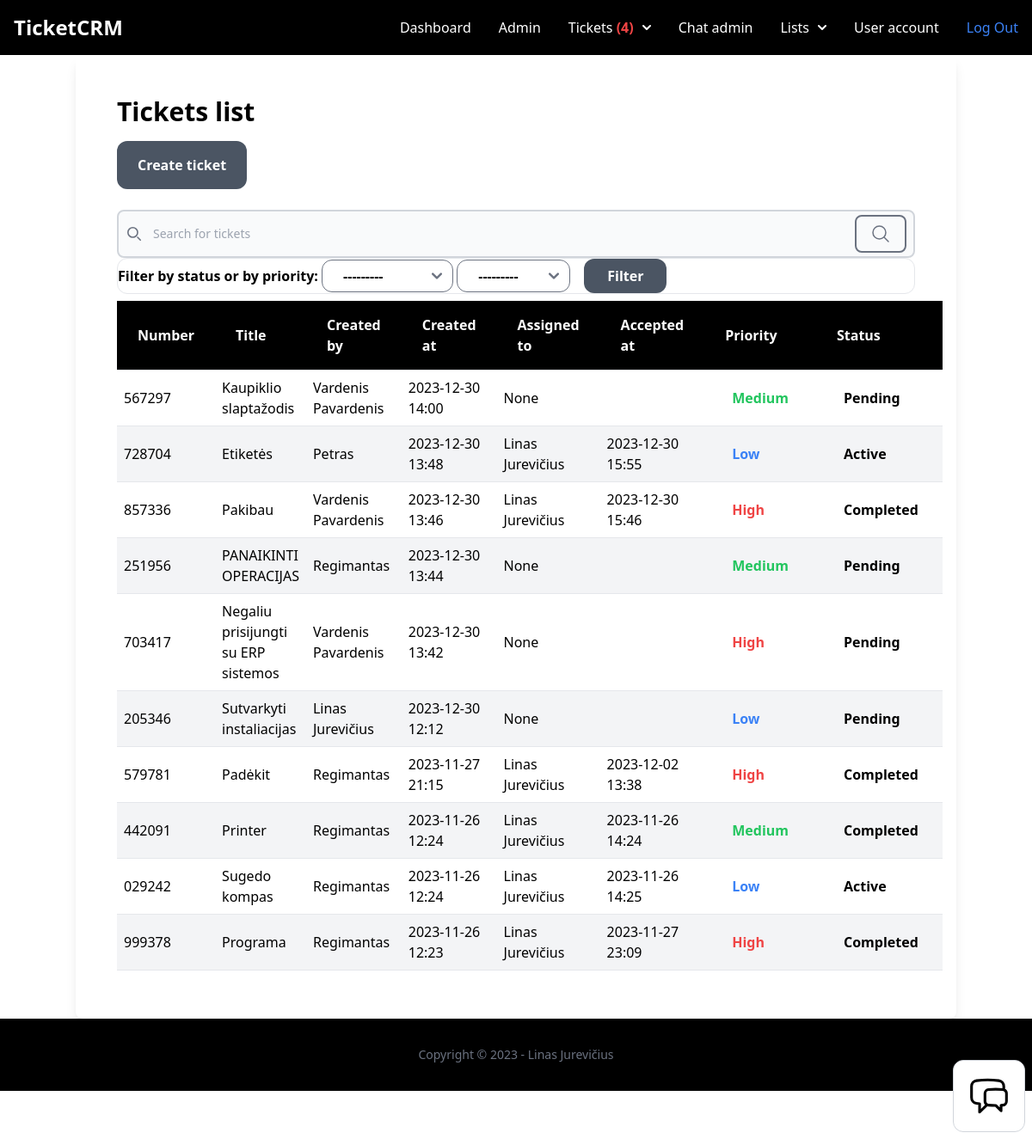
The page /dashboard/tickets/ (signed in) on the database its author committed.
### ticket/models.py (models this page shows, shortened)
class Ticket(models.Model):
    ACTIVE = 'active'
    COMPLETED = 'completed'
    PENDING = 'pending'
    CHOICES_STATUS = (
        (ACTIVE, 'Active'),
        (COMPLETED, 'Completed'),
        (PENDING, 'Pending'),
    )
    LOW = 'low'
    MEDIUM = 'medium'
    HIGH = 'high'
    CHOICES_PRIORITY = (
        (LOW, 'Low'),
        (MEDIUM, 'Medium'),
        (HIGH, 'High'),
    )
    ticket_number = models.CharField(max_length=15, unique=True)
    title = models.CharField(max_length=100)
    description = models.TextField(blank=True, null=True)
    created_by = models.ForeignKey(User, related_name='tickets', on_delete=models.CASCADE)
    created_at = models.DateTimeField(auto_now_add=True)
    modified_at = models.DateTimeField(auto_now=True)
    assign_to = models.ForeignKey(User, on_delete=models.DO_NOTHING, null=True, blank=True)
    is_resolved = models.BooleanField(default=False)
    accepted_at = models.DateTimeField(null=True, blank=True)
    closed_at = models.DateTimeField(null=True, blank=True)
    status = models.CharField(max_length=15, choices=CHOICES_STATUS, default=PENDING)
    priority = models.CharField(max_length=15, choices=CHOICES_PRIORITY, default=MEDIUM)
    solution = models.TextField(blank=True, null=True)
    class Meta:
        ordering = ['-created_at', 'priority', 'ticket_number']

### user/models.py (models this page shows)
class User(AbstractUser):
    phone = models.TextField(blank=True, null=True)
    is_customer = models.BooleanField(default=True)
    is_manager = models.BooleanField(default=False)

### ticket/views.py (the view)
# urls.py: path('', views.ticket_list, name='list'),
@login_required
def ticket_list(request):
    if request.user.is_manager:
        tickets = Ticket.objects.all()
        ticketFilter = TicketFilter(request.GET, queryset=Ticket.objects.all())
    else:
        tickets = Ticket.objects.filter(created_by=request.user)
        ticketFilter = TicketFilter(request.GET, queryset=Ticket.objects.filter(created_by=request.user))
    return render(request, 'ticket/tickets_list.html', {
        'tickets': tickets,
        'filter': ticketFilter,
    })

### chat/context_processors.py (called while the page is built)
def chat_waiting(request):
    waiting_chat = Room.objects.filter(status='waiting')
    return {'waiting_chat': waiting_chat}

### team/context_processors.py (called while the page is built)
def active_team(request):
    if request.user.is_authenticated:
        if request.user.userprofile.active_team:
            active_team = request.user.userprofile.active_team
        else:
            active_team = Team.objects.filter(created_by=request.user)[0]
    else:
        active_team = None
    return {'active_team': active_team}

### ticket/context_processors.py (called while the page is built)
def pending_tickets(request):
    pending_tickets = 0
    if request.user.is_authenticated:
        if request.user.is_manager:
            pending_tickets = Ticket.objects.filter(status='pending')
        else:
            pending_tickets = pending_tickets
    else:
        pending_tickets = pending_tickets
    return {'pending_tickets': pending_tickets}

def workspace_tickets(request):
    if request.user.is_authenticated:
        workspace_tickets = Ticket.objects.filter(assign_to=request.user, is_resolved=False)
    else:
        workspace_tickets = 0
    return {'workspace_tickets': workspace_tickets}

### ticket/templates/ticket/tickets_list.html (shortened to what this page needs)
{% extends 'app/base.html'  %}
{% block content %}
<div class="container mx-auto shadow-lg rounded-lg py-6 px-6">
    <div class="py-6 px-6">
        <h1 class="mb-4 font-semibold text-3xl">Tickets list</h1>
        <a href="{% url 'tickets:add' %}" class="inline-block py-4 px-6 text-center bg-gray-600 rounded-xl font-semibold text-white">Create ticket</a>
        <br>
        <br>
        <form action="{% url 'tickets:search-results' %}" method="get">
            <div class="relative">
                <div class="absolute inset-y-0 start-0 flex items-center ps-3 pointer-events-none">
                </div>
                <input type="search" name="q" id="default-search" class="block w-full p-4 ps-10 text-sm text-gray-900 border-2 border-gray-300 rounded-lg bg-gray-50 focus:ring-blue-500 focus:border-blue-500 dark:bg-gray-700 dark:border-gray-600 dark:placeholder-gray-400 dark:text-white dark:focus:ring-blue-500 dark:focus:border-blue-500" placeholder="Search for tickets" required>
                <button type="submit" class="text-gray-500 border-2 border-gray-500 absolute end-2.5 bottom-1.5 font-medium rounded-lg text-sm px-4 py-2">
                    <svg xmlns="http://www.w3.org/2000/svg" fill="none" viewBox="0 0 24 24" stroke-width="1.5" stroke="currentColor" class="w-6 h-6">
                        <path stroke-linecap="round" stroke-linejoin="round" d="M21 21l-5.197-5.197m0 0A7.5 7.5 0 105.196 5.196a7.5 7.5 0 0010.607 10.607z" />
                    </svg>
                </button>
            </div>
        </form>
        <form method="GET" class="w-34 rounded-xl border font-semibold">
            {{ filter.form }}
            <button type="submit" class="ms-3 inline-block text-center w-24 py-2 px-4 bg-gray-600 rounded-xl font-semibold text-white">Filter</button>
        </form>
        {% if tickets %}
        <div class="flex flex-col">
            <div class="overflow-x-auto sm:-mx-6 lg:-mx-8">
                <div class="inline-block min-w-full py-2 sm:px-6 lg:px-8">
                    <div class="overflow-hidden">
                        <table class="table-auto text-left w-full sortable">
                            <thead class="border-b bg-black font-semibold text-white dark:border-neutral-500">
                                <tr>
                                    <th scope="col" class="px-6 py-4">Number</th>
                                    <th scope="col" class="px-6 py-4">Title</th>
                                    {% if request.user.is_manager %}
                                    <th scope="col" class="px-6 py-4">Created by</th>
                                    {% endif %}
                                    <th scope="col" class="px-6 py-4">Created at</th>
                                    <th scope="col" class="px-6 py-4">Assigned to</th>
                                    <th scope="col" class="px-6 py-4">Accepted at</th>
                                    <th scope="col" class="px-6 py-4">Priority</th>
                                    <th scope="col" class="px-6 py-4">Status</th>
                                </tr>
                            </thead>
                            <tbody>
                                {% for ticket in filter.qs %}
                                <tr class="border-b dark:border-neutral-500 {% cycle 'bg-white' 'bg-gray-100' %}">
                                    <td class="py-2 px-2">{{ ticket.ticket_number }}</td>
                                    <td class="py-2 px-2">{{ ticket.title }}</td>
                                    {% if request.user.is_manager %}
                                    <td class="py-2 px-2">
                                        {% if ticket.created_by.first_name %}
                                        {% if ticket.created_by.last_name %}
                                        {{ ticket.created_by.first_name }} {{ ticket.created_by.last_name }}
                                        {% else %}
                                        {{ ticket.created_by }}
                                        {% endif %}
                                        {% else %}
                                        {{ ticket.created_by }}
                                        {% endif %}
                                    </td>
                                    {% endif %}
                                    <td class="py-2 px-2">{{ ticket.created_at|date:"Y-m-d H:i" }}</td>
                                    <td class="py-2 px-2">
                                        {% if ticket.assign_to.first_name %}
                                        {% if ticket.assign_to.last_name %}
                                        {{ ticket.assign_to.first_name }} {{ ticket.assign_to.last_name }}
                                        {% else %}
                                        {{ ticket.assign_to }}
                                        {% endif %}
                                        {% else %}
                                        {{ ticket.assign_to }}
                                        {% endif %}
                                    </td>
                                    <td class="px-2"> {{ ticket.accepted_at|date:"Y-m-d H:i" }}</td>
                                    <td class="px-2">
                                        {% if ticket.priority == 'low' %}
                                        <span class="inline-block py-1 px-6 font-semibold text-blue-500 text-center">{{ ticket.get_priority_display }}</span>
                                        {% elif ticket.priority == 'medium' %}
                                        <span class="inline-block py-1 px-6 font-semibold text-green-500 text-center">{{ ticket.get_priority_display }}</span>
                                        {% elif ticket.priority == 'high' %}
                                        <span class="inline-block py-1 px-6 font-semibold text-red-500 text-center">{{ ticket.get_priority_display }}</span>
                                        {% endif %}
                                    </td>
                                    <td class="py-2 px-2">
                                        {% if ticket.status == 'active' %}
                                        <span class="inline-block py-1 px-6 font-semibold text-black text-center">{{ ticket.get_status_display }}</span>
                                        {% elif ticket.status == 'completed' %}
                                        <span class="inline-block py-1 px-6 font-semibold text-black text-center">{{ ticket.get_status_display }}</span>
                                        {% elif ticket.status == 'pending' %}
                                        <span class="inline-block py-1 px-6 font-semibold text-black text-center">{{ ticket.get_status_display }}</span>
                                        {% endif %}
                                    </td>
                                </tr>
                                {% endfor %}
                            </tbody>
                        </table>
                    </div>
                </div>
            </div>
        </div>
        {% else %}
        <p class="mt-6 px-2">There are no tickets in the database yet...</p>
        {% endif %}
    </div>
</div>
    {% endblock %}

### rows shown on the page
Ticket: ticket_number "567297", title "Kaupiklio slaptažodis", created_by.first_name "Vardenis", created_by.last_name "Pavardenis", created_at "2023-12-30 14:00", assign_to "None", priority "Medium", status "Pending"
Ticket: ticket_number "728704", title "Etiketės", created_by "Petras", created_at "2023-12-30 13:48", assign_to.first_name "Linas", assign_to.last_name "Jurevičius", accepted_at "2023-12-30 15:55", priority "Low", status "Active"
Ticket: ticket_number "857336", title "Pakibau", created_by.first_name "Vardenis", created_by.last_name "Pavardenis", created_at "2023-12-30 13:46", assign_to.first_name "Linas", assign_to.last_name "Jurevičius", accepted_at "2023-12-30 15:46", priority "High", status "Completed"
Ticket: ticket_number "251956", title "PANAIKINTI OPERACIJAS", created_by "Regimantas", created_at "2023-12-30 13:44", assign_to "None", priority "Medium", status "Pending"
Ticket: ticket_number "703417", title "Negaliu prisijungti su ERP sistemos", created_by.first_name "Vardenis", created_by.last_name "Pavardenis", created_at "2023-12-30 13:42", assign_to "None", priority "High", status "Pending"
Ticket: ticket_number "205346", title "Sutvarkyti instaliacijas", created_by.first_name "Linas", created_by.last_name "Jurevičius", created_at "2023-12-30 12:12", assign_to "None", priority "Low", status "Pending"
Ticket: ticket_number "579781", title "Padėkit", created_by "Regimantas", created_at "2023-11-27 21:15", assign_to.first_name "Linas", assign_to.last_name "Jurevičius", accepted_at "2023-12-02 13:38", priority "High", status "Completed"
Ticket: ticket_number "442091", title "Printer", created_by "Regimantas", created_at "2023-11-26 12:24", assign_to.first_name "Linas", assign_to.last_name "Jurevičius", accepted_at "2023-11-26 14:24", priority "Medium", status "Completed"
Ticket: ticket_number "029242", title "Sugedo kompas", created_by "Regimantas", created_at "2023-11-26 12:24", assign_to.first_name "Linas", assign_to.last_name "Jurevičius", accepted_at "2023-11-26 14:25", priority "Low", status "Active"
Ticket: ticket_number "999378", title "Programa", created_by "Regimantas", created_at "2023-11-26 12:23", assign_to.first_name "Linas", assign_to.last_name "Jurevičius", accepted_at "2023-11-27 23:09", priority "High", status "Completed"

### other values the page prints
{{ pending_tickets.count }} "4"
